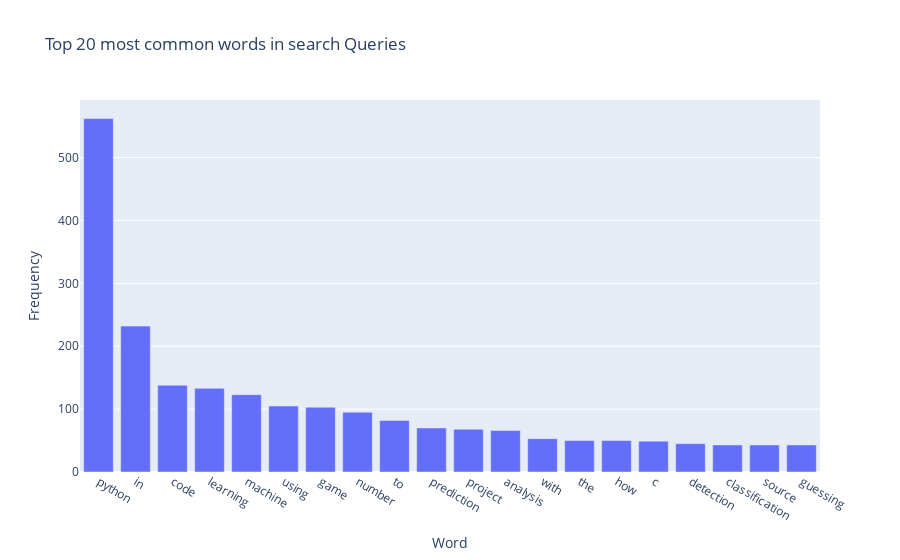

Here is the notebook cell this chart was saved with:
### Markdown cell above
Q3: Now analyze common words in each search query in the following manner:
-> Create a function to clean and split the queries into words.
-> Split each query into words and count the frequency of each word.
-> Plot the word frequencies

### Code cell
from collections import Counter
import re
import plotly.express as px
import plotly.io as pio

def clean_and_split(query):
    query=query.lower()
    query=re.sub(r'[^a-zA-Z\s]','',query)

    words=query.split()
    return words

word_freq=Counter()
for query in df['Top queries']:
    words=clean_and_split(query)
    word_freq.update(words)

word_freq_df=pd.DataFrame.from_dict(word_freq, orient='index').reset_index()
word_freq_df.columns=['Word','Frequency']

fig=px.bar(word_freq_df.sort_values(by='Frequency', ascending=False).head(20), x='Word', y='Frequency', title='Top 20 most common words in search Queries')
fig.show()

### Figure 1 — Plotly figure (JSON) as saved in the notebook; plotly's stock layout.template omitted (floating-point values rounded to 4 significant figures)
{"data": [{"alignmentgroup": "True", "hovertemplate": "Word=%{x}<br>Frequency=%{y}<extra></extra>", "legendgroup": "", "marker": {"color": "#636efa", "pattern": {"shape": ""}}, "name": "", "offsetgroup": "", "orientation": "v", "showlegend": false, "textposition": "auto", "type": "bar", "x": ["python", "in", "code", "learning", "machine", "using", "game", "number", "to", "prediction", "project", "analysis", "with", "the", "how", "c", "detection", "classification", "source", "guessing"], "xaxis": "x", "y": [562, 232, 138, 133, 123, 105, 103, 95, 82, 70, 68, 66, 53, 50, 50, 49, 45, 43, 43, 43], "yaxis": "y"}], "layout": {"barmode": "relative", "legend": {"tracegroupgap": 0}, "title": {"text": "Top 20 most common words in search Queries"}, "xaxis": {"anchor": "y", "domain": [0, 1], "title": {"text": "Word"}}, "yaxis": {"anchor": "x", "domain": [0, 1], "title": {"text": "Frequency"}}}}
